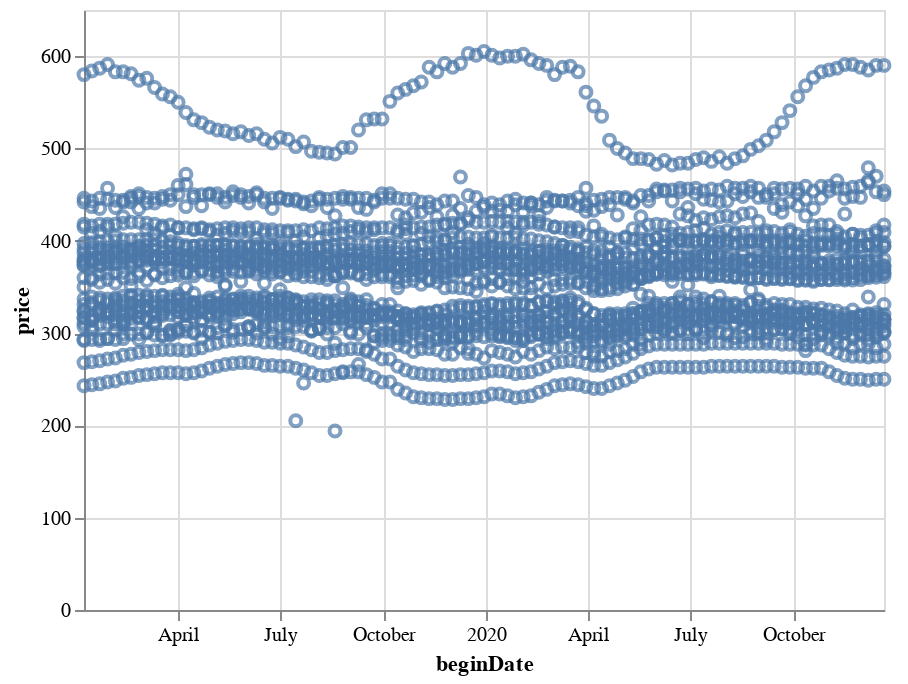

Write notebook code for a chart like this one.
### Code cell
import altair as alt
from vega_datasets import data as vega_data

alt.Chart(df_dict['FR']).mark_point().encode(
    alt.X('beginDate'),
    alt.Y('price')
)

### Figure 1 — Vega-Lite specification as saved in the notebook (floating-point values rounded to 4 significant figures; data arrays with more than 128 entries replaced by an {"elided": "..."} marker saying what was removed)
{"config": {"view": {"continuousWidth": 400, "continuousHeight": 300}}, "data": {"name": "data-a9080fa285239bba0bd5369cfc2abb39"}, "mark": "point", "encoding": {"x": {"field": "beginDate", "type": "temporal"}, "y": {"field": "price", "type": "quantitative"}}, "$schema": "https://vega.github.io/schema/vega-lite/v4.17.0.json", "datasets": {"data-a9080fa285239bba0bd5369cfc2abb39": {"elided": "2849 records"}}}
